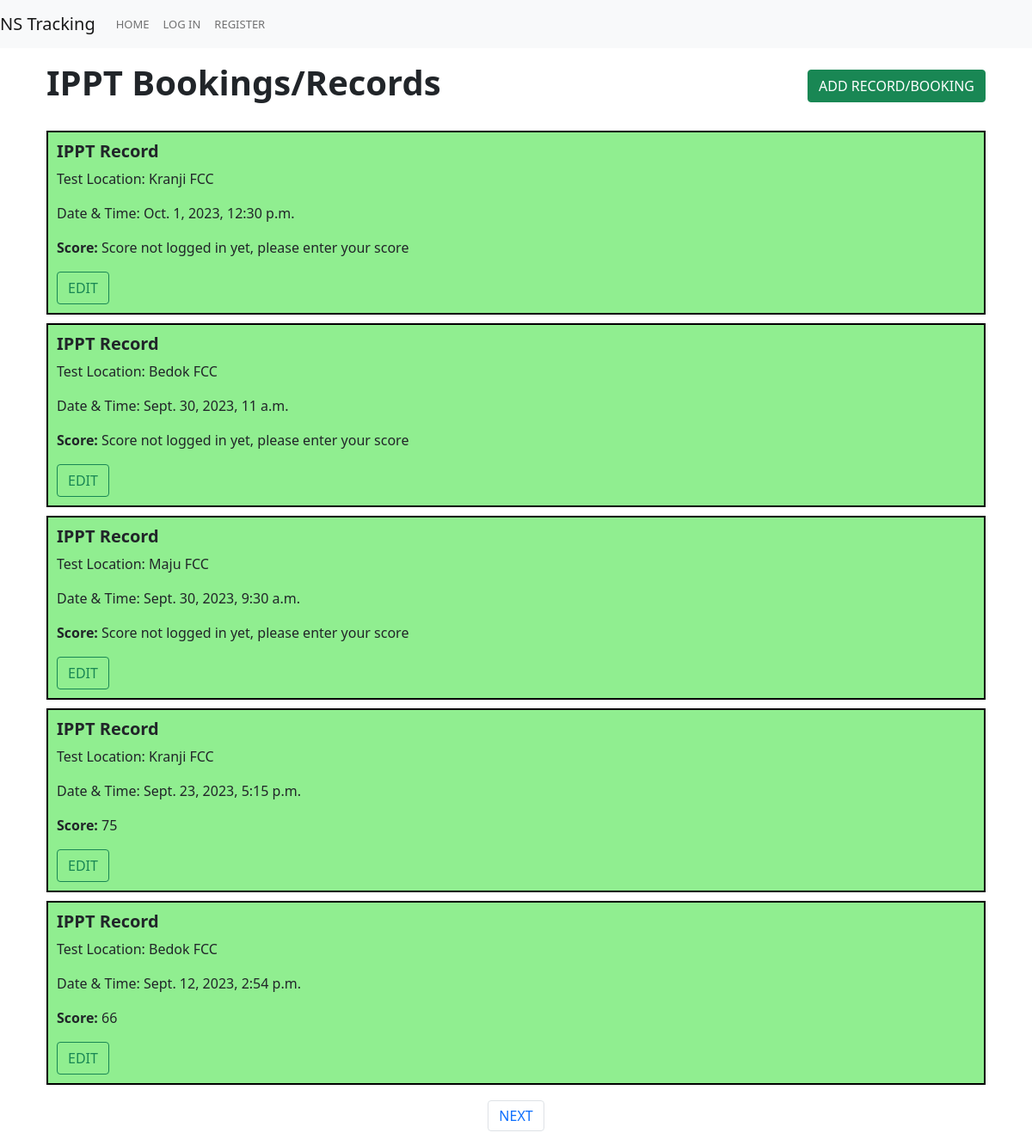
Screenshot of /bookings with the database file from the repository.
### network/models.py (models this page shows, shortened)
class Booking(models.Model):
    user = models.ForeignKey(User, on_delete=models.CASCADE, blank=True, null=True, related_name="user")
    category = models.ForeignKey(Category, on_delete=models.CASCADE, blank=True, null=True, related_name="category")
    datetime = models.DateTimeField(blank=True, null=True)
    score = models.CharField(max_length=100, blank=True, null=True)
    done = models.BooleanField(default=False)

class Category(models.Model):
    category_name = models.CharField(max_length=50)
    def __str__(self):
        return self.category_name

### network/views.py (the view)
# urls.py: path("bookings", views.bookings, name="bookings"),
def bookings(request):
    page_number = request.GET.get('page', 1)
    bookingsData = Booking.objects.all().order_by('-datetime')
    paginator = Paginator(bookingsData, 5)
    pageposts = paginator.get_page(page_number)
    current_time = datetime.utcnow()
    for booking in pageposts:
        booking_datetime = booking.datetime.astimezone(timezone.utc).replace(tzinfo=None)
        booking.is_done = booking_datetime < current_time
    return render(request, "network/bookings.html", {
        "bookings": pageposts,
        "page_number": page_number,
        "current_time": current_time,
    })

### network/templates/network/bookings.html (shortened to what this page needs)
{% extends "network/layout.html" %}
{% block body %}
<div class="container py-3 d-flex justify-content-between align-items-center">
    <h1><b>IPPT Bookings/Records</b></h1>
    <a href="{% url 'create' %}" class="btn btn-success">Add Record/Booking</a>
</div>
<div class="container py-2">
        {% for booking in bookings %}
            <div class="booking-container{% if booking.is_done %}-done{% endif %}">
                <h5><strong>IPPT Record</strong></h5>
                <p>Test Location: {{ booking.category }}</p>
                <p>Date & Time: {{ booking.datetime }}</p>
                <p><strong>Score: </strong>{{ booking.score }}</p>
                <a href="{% url 'edit' booking.id %}" class="btn btn-outline-success">Edit</a>
            </div>
        {% endfor %}
</div>
<nav aria-label="Page navigation example">
    <ul class="pagination d-flex justify-content-center">
        {% if bookings.has_next %}
        <li class="page-item"><a class="page-link" href="?page={{ bookings.next_page_number }}">Next</a></li>
        {% endif %}
    </ul>
</nav>
{% endblock %}

### network/templates/network/layout.html (shortened to what this page needs)
{% load static %}
<!DOCTYPE html>
<html lang="en">
    <head>
        <link href="{% static 'network/styles.css' %}" rel="stylesheet">
         <link href="https://cdn.jsdelivr.net/npm/bootstrap@5.1.3/dist/css/bootstrap.min.css" rel="stylesheet">
    </head>
    <body>
        <nav class="navbar navbar-expand-lg navbar-light bg-light">
            <a class="navbar-brand" href="#">NS Tracking</a>
            <div>
              <ul class="navbar-nav mr-auto">
                <li class="nav-item">
                  <a class="nav-link" href="{% url 'index' %}">Home</a>
                </li>
                {% if user.is_authenticated %}
                    <li class="nav-item">
                        <a class="nav-link" href="{% url 'Ippt' %}">IPPT calculator</a>
                    </li>
                    <li class="nav-item">
                        <a class="nav-link" href="{% url 'bookings' %}">IPPT bookings</a>
                    </li>
                    <li class="nav-item">
                        <a class="nav-link" href="{% url 'BMI' %}">BMI calculator</a>
                    </li>
                    <li class="nav-item">
                        <a class="nav-link" href="{% url 'logout' %}">Log Out</a>
                    </li>
                {% else %}
                    <li class="nav-item">
                        <a class="nav-link" href="{% url 'login' %}">Log In</a>
                    </li>
                    <li class="nav-item">
                        <a class="nav-link" href="{% url 'register' %}">Register</a>
                    </li>
                {% endif %}
              </ul>
            </div>
          </nav>
        <div class="body">
            {% block body %}
            {% endblock %}
        </div>
    </body>
</html>

### network/templates/network/bookings.html (style rules this page uses)
.booking-container-done { border: 2px solid #000000; padding: 10px; margin-bottom: 10px; background-color: #90EE90; }

### rows the page displays
Booking: category "Kranji FCC", datetime "Oct. 1, 2023, 12:30 p.m.", score "Score not logged in yet, please enter your score"
Booking: category "Bedok FCC", datetime "Sept. 30, 2023, 11 a.m.", score "Score not logged in yet, please enter your score"
Booking: category "Maju FCC", datetime "Sept. 30, 2023, 9:30 a.m.", score "Score not logged in yet, please enter your score"
Booking: category "Kranji FCC", datetime "Sept. 23, 2023, 5:15 p.m.", score "75"
Booking: category "Bedok FCC", datetime "Sept. 12, 2023, 2:54 p.m.", score "66"
